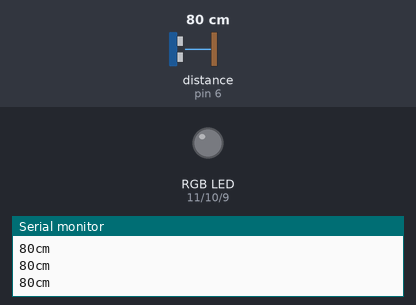
Recording of a sketch running on a simulated Arduino Uno, built with avr-gcc and run on an emulated ATmega328P. Shown: an RGB LED mixed from three pins (HIGH = lit), the last lines printed to the serial monitor. Wiring (inferred from the names in the program): ultrasonic range finder: trigger pin 7; echo pin 6. The test bench sets the inputs (shaded band); at power-on: distance to the obstacle (sensor on pin 6) 80 cm. The echo pulse lasts 58.3 µs per cm; dim RGB values are drawn brighter than linear; pins used as bus, display or sensor lines are not drawn.

Above: at 1.2 s.
1.3 s: distance to the obstacle (sensor on pin 6) set to 19 cm
At 1.8 s:
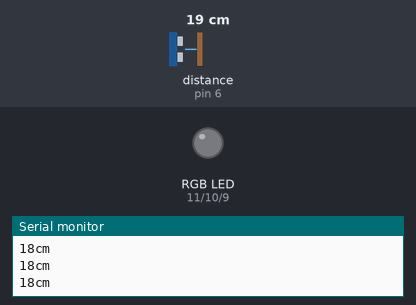
4.3 s: distance to the obstacle (sensor on pin 6) set to 14 cm
At 4.9 s:
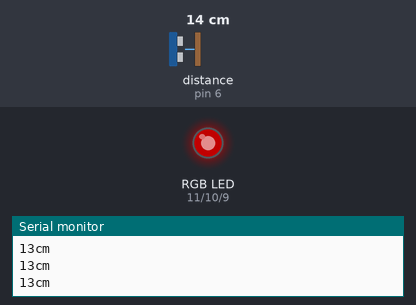
5.8 s: distance to the obstacle (sensor on pin 6) set to 2 cm
At 6.4 s:
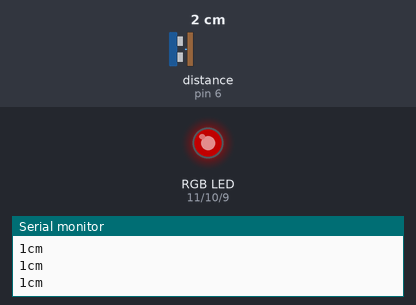
7.3 s: distance to the obstacle (sensor on pin 6) set to 18 cm
At 8.4 s:
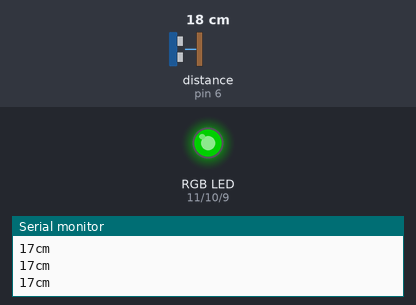
8.8 s: distance to the obstacle (sensor on pin 6) set to 4 cm
At 10.0 s:
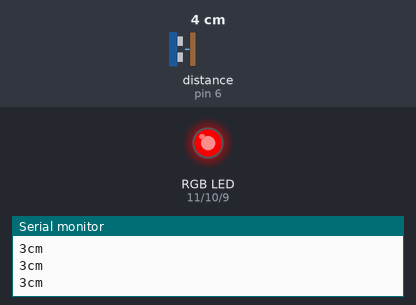
10.3 s: distance to the obstacle (sensor on pin 6) set to 120 cm
At 10.8 s:
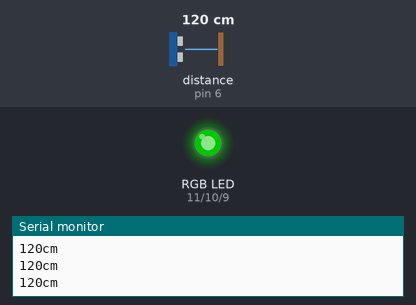
Timing chart, 0 to 12.8 s (numbered marks = the images above; inputs shaded):
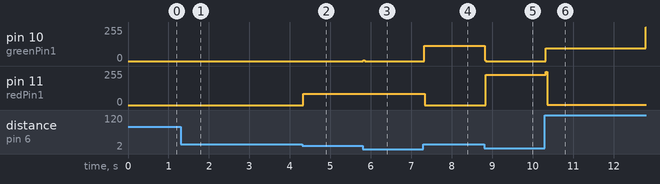

The sketch:

projectTest.ino
```cpp
//Names: Nathan He, Fernando Avila, Carson Chang, Cynthia Martinez
//CS362 Projects

//set RGB pins
const int redPin1 = 11;
const int greenPin1 = 10;
const int bluePin1 = 9;

//set RGB Level
int rVal = 250;
int gVal = 5;
int bVal = 127;

//set RGB direction
int rDir = -1;
int gDir = 1;
int bDir = -1;

//------------------------------------------------------
//Ultrasonic Sensor
const int trigPin = 7;
const int echoPin = 6;

long duration, cm, inches;

//------------------------------------------------------


void setColor1(int redValue, int greenValue, int blueValue) {
  analogWrite(redPin1, redValue);
  analogWrite(greenPin1, greenValue);
  analogWrite(bluePin1, blueValue);
}

//fade tgb leds
void fade1() {
  //start fade
  rVal = rVal + rDir;
  gVal = gVal + gDir;
  bVal = bVal + bDir;

  //check direction
  if(rVal >= 255 || rVal <= 0) {
    rDir *= -1;
  }

  if(gVal >= 255 || gVal <= 0) {
    gDir *= -1;
  }

  if(bVal >= 255 || bVal <= 0) {
    bDir *= -1;
  }
}

//helper function to convert duration to inches
long microsecondsToInches(long microseconds) { return microseconds / 74 / 2; }

//helper function to convert duration to inches
long microsecondsToCentimeters(long microseconds) { return microseconds / 29 / 2; }

//function to get duration
void getDuration() {
  // Clears the trigPin
  digitalWrite(trigPin, LOW);
  delayMicroseconds(2);

  // Sets the trigPin on HIGH state for 10 micro seconds
  digitalWrite(trigPin, HIGH);
  delayMicroseconds(10);
  digitalWrite(trigPin, LOW);

  // Reads the echoPin, returns the sound wave travel time in microseconds
  duration = pulseIn(echoPin, HIGH);
  inches = microsecondsToInches(duration);
  cm = microsecondsToCentimeters(duration);

  // Prints the distance on the Serial Monitor
   //Serial.print(inches);
   //Serial.print("in, ");
   Serial.print(cm);
   Serial.print("cm");
   Serial.println();

}

//function to sense object
void senseObject() {
  //long ft = inches / 12;
  if (cm <= 8) {
    //set red
    setColor1(255, 0, 0);
  }else if(cm > 8 && cm <= 15) {
    //set orange
    setColor1(255, 165, 0);
  } else {
    setColor1(0, 255, 0);
  }

}

void setup() {
  //Set up serial communication
  Serial.begin(9600);

  //Set up RGB pins
  pinMode(redPin1, OUTPUT);
  pinMode(greenPin1, OUTPUT);
  pinMode(bluePin1, OUTPUT);

  //Set up trigger and echo pins
  pinMode(trigPin, OUTPUT);
  pinMode(echoPin, INPUT);

}

void loop() {
  // put your main code here, to run repeatedly:

  setColor1(rVal, gVal, bVal);
  //fade1();

  senseObject();

  getDuration();

  //delay(100);
}
```

Measured:
- the behaviour switches between 17 and 16 cm on distance to the obstacle (sensor on pin 6) (found by bisection; images 1 and 2)
- after the input at 1.3 s, pin 10 (greenPin1): stays 0/255 (without the input it goes to 255/255 after 3.0 s)
- after the input at 4.3 s, pin 10 (greenPin1): stays 0/255 (without the input it goes to 255/255 after 1.5 s); pin 11 (redPin1): 0/255 → 86/255 at once
- after the input at 5.8 s, pin 10 (greenPin1): 0/255 → 5/255 at once, → 0/255 0.03 s later; pin 11 (redPin1): stays 86/255 (without the input it goes to 255/255 after 1.5 s)
- after the input at 7.3 s, pin 10 (greenPin1): 0/255 → 116/255 at once; pin 11 (redPin1): 86/255 → 0/255 at once
- after the input at 8.8 s, pin 10 (greenPin1): 116/255 → 0/255 at once; pin 11 (redPin1): 0/255 → 226/255 after 0.05 s
- after the input at 10.3 s, pin 10 (greenPin1): 0/255 → 97/255 at once, → 255/255 2.5 s later; pin 11 (redPin1): 226/255 → 1/255 at once
